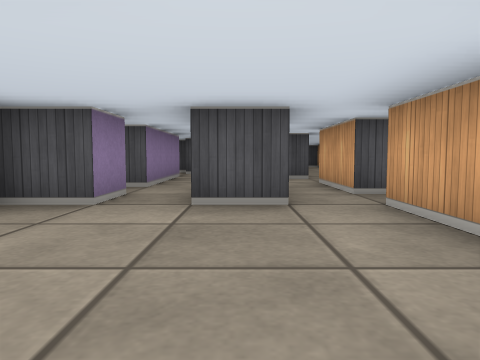
View 1 (above)

16 first-person views from a walk through a cub3D maze. The camera is about half as high as the walls, tilts 4° down and sees 70° across. The floor is counted in squares. Each view is taken from the middle of a square. On the plan, view 1 faces up. The plan holds only what a view shows up to about 9 squares ahead; the rest is blank.

View 2
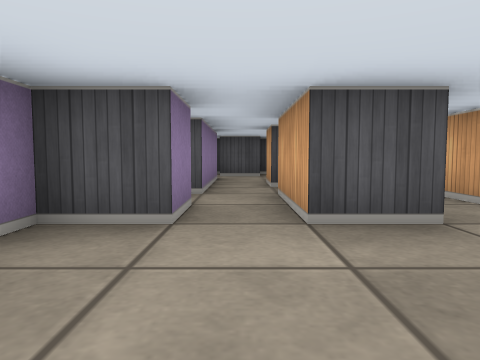

View 3
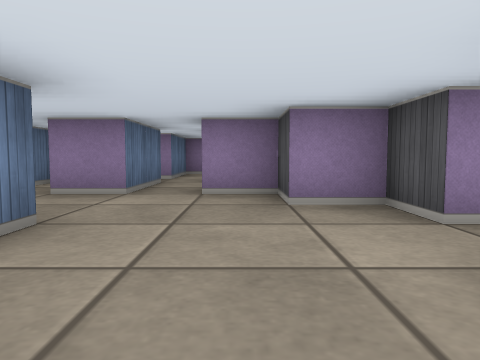

View 4
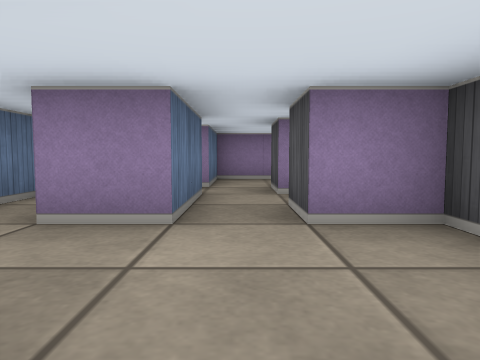

View 5
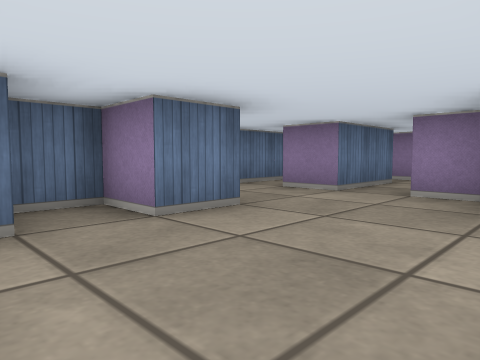

View 6
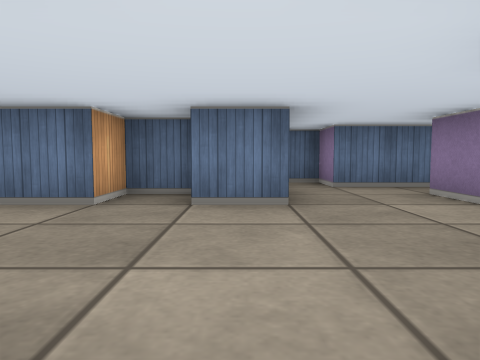

View 7
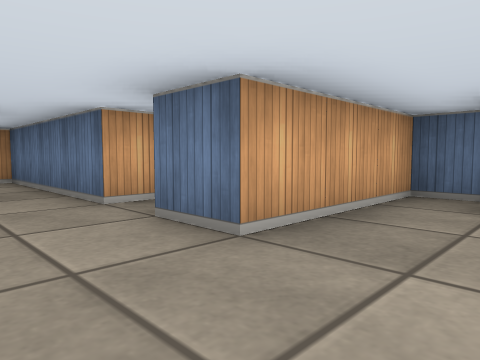

View 8
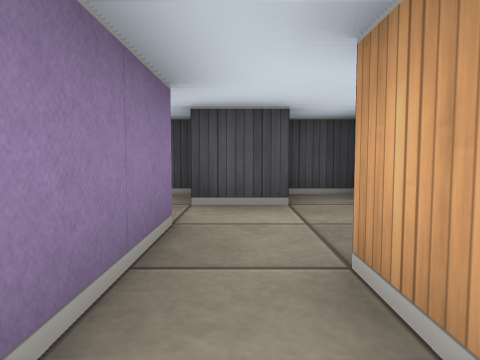

View 9
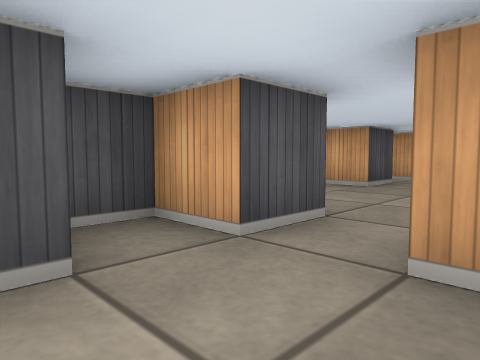

View 10
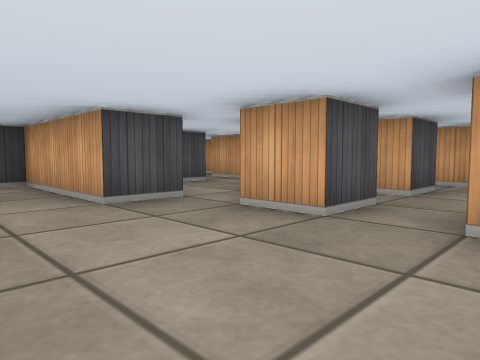

View 11
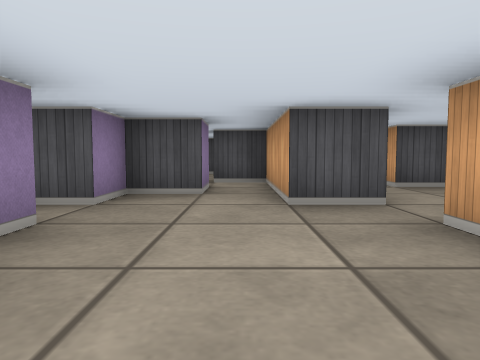

View 12
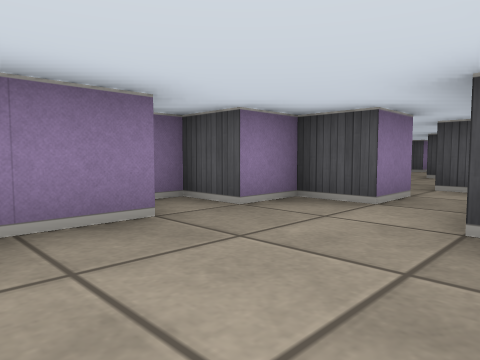

View 13
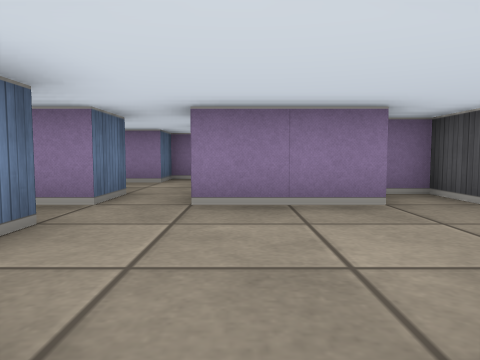

View 14
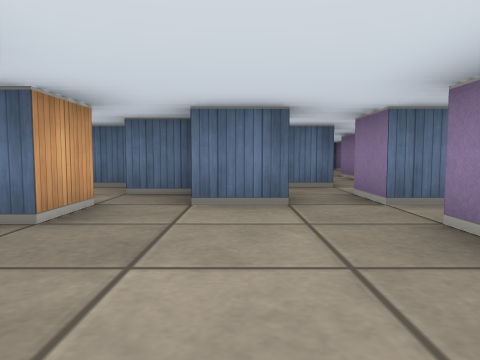

View 15
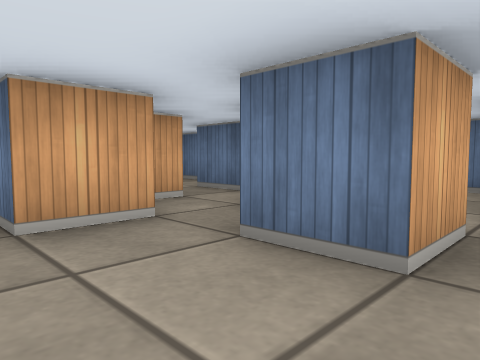

View 16
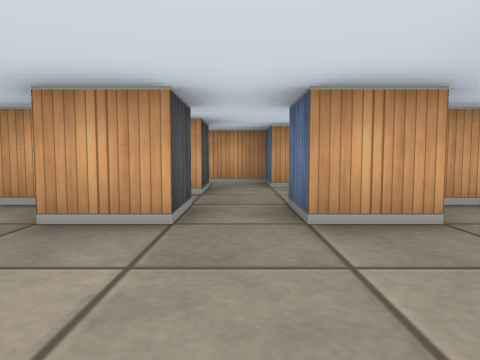

### Floor plan
Points are (right, up) in squares from view 1. A wall is a line through its corners. A room is listed if a view was taken in it or the views show most of it. See-through windows are left out.
Room 1 (views 1, 2, 3, 4, 5, 7)
walls: (-1.5, 3.5) (-2.5, 3.5) (-2.5, 2.5) (-3.5, 2.5) (-3.5, 1.5) (-4.5, 1.5); (-5.5, 1.5) (-6.5, 1.5); (-5.5, 0.5) (-3.5, 0.5) (-3.5, -0.5); (-1.5, -0.5) (-1.5, 0.5) (-0.5, 0.5) (-0.5, -0.5) (0.5, -0.5) (0.5, 0.5) (1.5, 0.5); (0.5, 3.5) (-0.5, 3.5); (1.5, 2) (1.5, 3.5); (-8.5, 1.8) (-8.5, 0.5) (-6.5, 0.5)
ways out: opening at (-1, 3) to room 2; opening at (1, 4.5) to room 4; opening at (-2.5, 0) to room 6; opening at (-8, 2.5); opening at (2, 1)
Room 2 (views 6, 8)
walls: (-1.5, 4.5) (-1.5, 3.5); (-1.5, 6.5) (-1.5, 5.5) (-1.9, 5.5); (-0.5, 3.5) (-0.5, 5.5)
ways out: opening at (-1, 3) to room 1; opening at (-1, 7.5) to room 3; opening at (0, 6) to room 4
Room 3 (view 9)
walls: (-0.4, 9.5) (-1.5, 9.5); (-2.5, 9) (-2.5, 8.5) (-1.5, 8.5) (-1.5, 6.5); (0.5, 9.5) (0.5, 10.5) (-0.4, 10.5); (-0.5, 6.5) (-0.5, 7.5)
ways out: opening at (-1, 7.5) to room 2; opening at (1, 9) to room 4
Room 4 (views 10, 11, 12, 14, 15, 16)
walls: (1.5, 11.6) (1.5, 9.5) (0.5, 9.5); (0.5, 8.5) (1.5, 8.5) (1.5, 7.5) (1, 7.5); (4.5, 10.5) (4.5, 11.5); (2.5, 7.4) (2.5, 8.5) (3.5, 8.5); (3.6, 7.5) (4.5, 7.5); (4.5, 8.4) (4.5, 9.5); (4.6, 12.5) (3.5, 12.5) (3.5, 15.5) (2.5, 15.5); (5.5, 12) (5.5, 12.5); (5.5, 7.5) (5.5, 8); (2.5, 14.6) (2.5, 13.5) (1.5, 13.5) (1.5, 12.5) (0.5, 12.5) (0.5, 11.9); (1.5, 4.5) (1.5, 6.5) (2.2, 6.5); (0.5, 4.5) (0.5, 3.5)
ways out: opening at (1, 4.5) to room 1; opening at (0, 6) to room 2; opening at (1, 9) to room 3; opening at (5, 10) to room 5; opening at (2, 15); opening at (5, 13)
Room 5 (view 13)
walls: (5.6, 10.5) (4.5, 10.5); (4.5, 9.5) (5.5, 9.5); (7.5, 9.5) (8.5, 9.5) (8.5, 10.9); (7.5, 10.5) (6.5, 10.5)
ways out: opening at (5, 10) to room 4; opening at (8, 11)
Room 6 (no view inside)
walls: (-5.4, -1.5) (-2.5, -1.5) (-2.5, -2.5) (-1.5, -2.5) (-1.5, -0.5)
ways out: opening at (-2.5, 0) to room 1

Where each view was taken, in squares from view 1:
view 1: 0 up, 0 right, facing up
view 2: 1 up, 1 left, facing up
view 3: 2 up, 1 right, facing left
view 4: 1 up, 1 left, facing left
view 5: 3 up, 1 right, facing down-left
view 6: 4 up, 1 left, facing down
view 7: 2 up, 3 left, facing down-right
view 8: 6 up, 1 left, facing up
view 9: 8 up, 1 left, facing up-right
view 10: 9 up, 2 right, facing up-right
view 11: 9 up, 3 right, facing up
view 12: 10 up, 4 right, facing up-left
view 13: 10 up, 5 right, facing left
view 14: 12 up, 3 right, facing down
view 15: 10 up, 2 right, facing down-right
view 16: 10 up, 2 right, facing right
